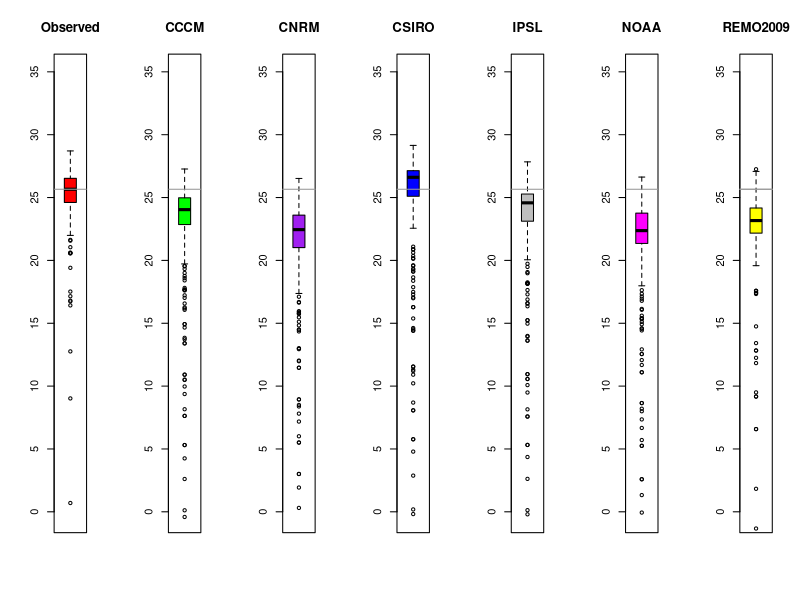
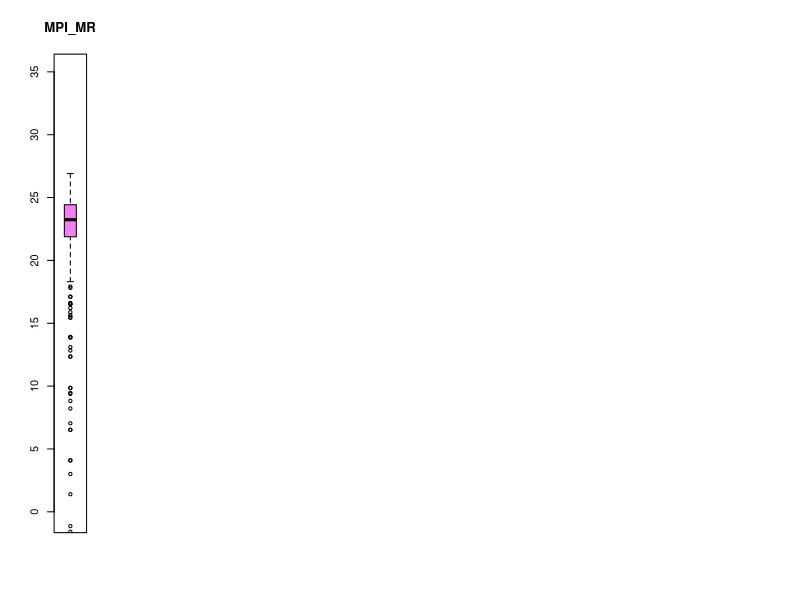

Source code (R) for these figures, in order:
setwd("C:/Users/evs4/Desktop/") # set your present working directory where your csv data file is

data<-c(read.csv("compare_model_mimr.csv")) # It will read your data to a variable data
cccm<-c(data$AV_CCCM)
cnrm<-c(data$AV_CNRM)
csiro<-c(data$AV_CSIRO)
ipsl<-c(data$AV_IPSL)
mpi_mr<-c(data$AV_MPI_MR)
noaa<-c(data$AV_NOAA)
remo2009<-c(data$AV_REMO2009)
observed<-c(data$Met_observed)

cor.test(observed,cccm)
cor.test(observed,cnrm)
cor.test(observed,csiro)
cor.test(observed,ipsl)
cor.test(observed,mpi_mr)
cor.test(observed,noaa)
cor.test(observed,remo2009)

 par(mfrow=c(1,7))
boxplot(observed,col="red",main="Observed",ylim=c(-0.25,35))
abline(h = 25.66, v = 0, col = "gray60")
boxplot(cccm,col="green",main="CCCM",ylim=c(-0.25,35))
abline(h = 25.66, v = 0, col = "gray60")
boxplot(cnrm,col="purple",main="CNRM",ylim=c(-0.25,35))
abline(h = 25.66, v = 0, col = "gray60")
boxplot(csiro,col="blue",main="CSIRO",ylim=c(-0.25,35))
abline(h = 25.66, v = 0, col = "gray60")
boxplot(ipsl,col="grey",main="IPSL",ylim=c(-0.25,35))
abline(h = 25.66, v = 0, col = "gray60")
boxplot(noaa,col="magenta",main="NOAA",ylim=c(-0.25,35))
abline(h = 25.66, v = 0, col = "gray60")
boxplot(remo2009,col="yellow",main="REMO2009",ylim=c(-0.25,35))
abline(h = 25.66, v = 0, col = "gray60")


abline(h = 25.66, v = 0, col = "gray60")

boxplot(mpi_mr,col="violet",main="MPI_MR",ylim=c(-0.25,35))



